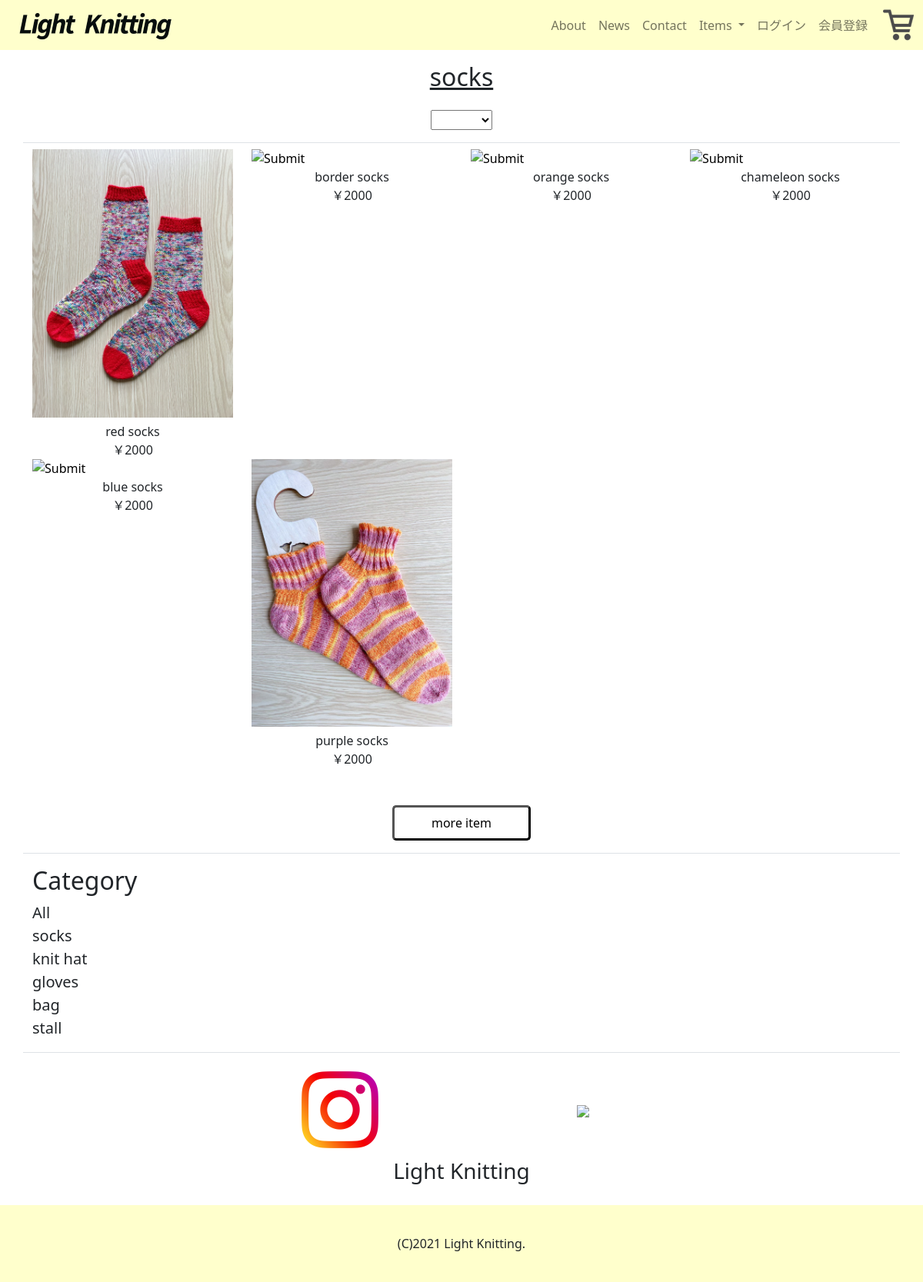
/items.php?category_id=1, run on the app's committed database.
### tables this page shows
CREATE TABLE `categories` (
  `category_id` int(11) NOT NULL COMMENT 'カテゴリーID',
  `name` varchar(255) NOT NULL COMMENT 'カテゴリー名',
  `is_deleted` int(11) NOT NULL DEFAULT 0 COMMENT '削除フラグ',
  `created_at` timestamp NOT NULL DEFAULT current_timestamp() COMMENT '登録日付',
  `updated_at` timestamp NOT NULL DEFAULT current_timestamp() ON UPDATE current_timestamp() COMMENT '更新日付'
);

CREATE TABLE `products` (
  `product_id` int(11) NOT NULL COMMENT '商品ID',
  `name` varchar(255) NOT NULL COMMENT '商品名',
  `price` int(11) NOT NULL COMMENT '値段',
  `category_id` int(11) NOT NULL COMMENT 'カテゴリID',
  `image_path` varchar(255) DEFAULT NULL COMMENT '商品画像パス',
  `sub_image_path` varchar(255) DEFAULT NULL COMMENT 'サブ商品画像パス',
  `description` varchar(255) DEFAULT NULL COMMENT '説明',
  `is_line_up` int(11) NOT NULL DEFAULT 0 COMMENT 'ラインナップフラグ',
  `is_deleted` int(11) NOT NULL DEFAULT 0 COMMENT '削除フラグ',
  `created_at` timestamp NOT NULL DEFAULT current_timestamp() COMMENT '登録日付',
  `updated_at` timestamp NOT NULL DEFAULT current_timestamp() ON UPDATE current_timestamp() COMMENT '更新日付'
);

### items.php (called while the page is built, shortened)
<?php
  $pdo = new PDO("mysql:dbname=knit_shop", "root");
  if(isset($_GET['category_id'])) {
  $categories_id = $_GET['category_id'];
  $products_st = $pdo->query("SELECT * FROM products WHERE category_id=$categories_id");
  $products_st->setFetchMode(PDO::FETCH_ASSOC);
  $products = $products_st->fetchAll();
  $categories_st = $pdo->query("SELECT category_id, name FROM categories WHERE category_id = $categories_id");
  $categories_st->setFetchMode(PDO::FETCH_ASSOC);
  $categories = $categories_st->fetchAll();
  } else {
    $categories[0]['name'] = "All Items";
    $products_st = $pdo->query("SELECT * FROM products");
    $products_st->setFetchMode(PDO::FETCH_ASSOC);
    $products = $products_st->fetchAll();
  }
  require 'views/v_items.php';
?>

### views/v_items.php (the view, shortened to what this page needs)
<!DOCTYPE html>
<html lang="ja">
    <head>
        <link href="https://cdn.jsdelivr.net/npm/bootstrap@5.0.2/dist/css/bootstrap.min.css" rel="stylesheet">
    </head>
    <body style="min-width: 300px;">
        <div id="wrapper">
            <header style="background-color: #FFFFCC;">
                <div class="container-fluid">
                    <nav class="navbar navbar-expand-lg navbar-light">
                        <div class="container-fluid">
                            <h1 class="d-flex align-items-center m-0 w-50"><a class="navbar-brand m-0" href="index.php"><img src="img/Light_Knitting_logo.png" alt="Light Knitting" class="img-fluid"></a></h1>
                            <div class="collapse navbar-collapse" id="navbarNavDropdown">
                                <ul class="navbar-nav ms-auto align-items-center">
                                    <li class="nav-item">
                                        <a class="nav-link" href="about.php">About</a>
                                    </li>
                                    <li class="nav-item">
                                        <a class="nav-link" href="news.php">News</a>
                                    </li>
                                    <li class="nav-item">
                                        <a class="nav-link" href="contact.php">Contact</a>
                                    </li>
                                    <li class="nav-item dropdown align-items-center text-center">
                                        <a class="nav-link dropdown-toggle" href="#" id="navbarDropdownMenuLink" role="button" data-bs-toggle="dropdown" aria-expanded="false">
                                        Items
                                        </a>
                                    </li>
                                    <li class="nav-item">
                                        <a class="nav-link" href="#">ログイン</a>
                                    </li>
                                    <li class="nav-item">
                                        <a class="nav-link" href="#">会員登録</a>
                                    </li>
                                </ul>
                            </div>
                        </div>
                        <li class="list-unstyled"><a class="nav-link p-0  d-none d-lg-block" href="#"><img src="img/cart.png"></a></li>
                    </nav>
                </div>
            </header>
            <main>
                <div id="item_main_container">
                    <h2 id="item_heading" class="text-decoration-underline text-center p-3"><?php echo $categories[0]['name'];?></h2>
                    <div id="category_menu" class="d-flex justify-content-center align-items-center">
                        <select name="category" onchange="location.href=value;">
                            <option value=""></option>
                            <option value="items.php">All</option>
                        </select>
                    </div>
                    <div id="item_article_container"  class="container border-top border-bottom my-3">
                        <ul class="item_list list-unstyled row my-2">
                            <?php foreach($products as $product) { ?>
                                <li class="item_individual col-6 col-sm-3">
                                    <form action ="item_detail.php" method ="GET">
                                        <div class="item_pic"><input type="image" class="img-fluid" src="<?php echo $product['image_path']; ?>"></div>
                                        <div class="item_name text-center"><?php echo ($product['name']); ?></div>
                                        <div class="item_price text-center"><?php echo "￥".($product['price']); ?></div>
                                    </form>
                                </li>
                            <?php } ?>
                        </ul>
                        <p class="more_item_button mt-5 text-center"><button type="button" class="bg-white border-3 px-5 py-2" style="border-radius: 5px;">more item</button></p>
                    </div>
                    <div id="sub_category" class="container border-bottom mb-3">
                        <h2>Category</h2>
                        <ul class="sub_category_menu list-unstyled fs-5">
                            <li><a class="text-decoration-none text-dark" href="items.php">All</a></li>
                            <li><a class="text-decoration-none text-dark" href="items.php?category_id=1">socks</a></li>
                            <li><a class="text-decoration-none text-dark" href="items.php?category_id=2">knit hat</a></li>
                            <li><a class="text-decoration-none text-dark" href="items.php?category_id=3">gloves</a></li>
                            <li><a class="text-decoration-none text-dark" href="items.php?category_id=4">bag</a></li>
                            <li><a class="text-decoration-none text-dark" href="items.php?category_id=5">stall</a></li>
                        </ul>
                    </div>
                </div>
                <div id="icons_container" class="container-fluid p-0 text-center">
                    <div id="icons">
                        <div class="row justify-content-center align-items-center m-0">
                            <div class="col-3 p-0 m-2">
                                <a href="#"><img src="img/instagram_logo.png" class="img-fluid p-0"></a>
                            </div>
                            <div class="col-3 p-0 m-2">
                                <a href="#"><img src="img/twitter_logo.png" class="img-fluid p-0"></a>
                            </div>
                        </div>
                        <div class="row mb-4 mx-0">
                            <div class="col p-0 m-0 fs-3 link-dark">
                                <a href="index.php" class="text-decoration-none text-dark">Light Knitting</a>
                            </div>
                        </div>
                    </div>
                </div>
            </main>
            <footer class="container-fluid" style="height:100px; background-color: #FFFFCC;">
                <div class="d-flex justify-content-center align-items-center" style="height: 100px">
                    <p class="m-0">(C)2021 Light Knitting.</p>
                </div>
            </footer>
        </div>
    </body>
</html>

### data on the page
categories: name "socks"
products: name "red socks", price "2000"
products: name "border socks", price "2000"
products: name "orange socks", price "2000"
products: name "chameleon socks", price "2000"
products: name "blue socks", price "2000"
products: name "purple socks", price "2000"
